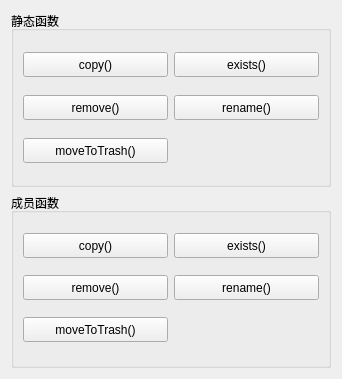
      <widget class="QWidget" name="pageFile">
       <property name="geometry">
        <rect>
         <x>0</x>
         <y>0</y>
         <width>342</width>
         <height>379</height>
        </rect>
       </property>
       <attribute name="icon">
        <iconset resource="res.qrc">
         <normaloff>:/images/images/804.bmp</normaloff>:/images/images/804.bmp</iconset>
       </attribute>
       <attribute name="label">
        <string>QFile类</string>
       </attribute>
       <layout class="QVBoxLayout" name="verticalLayout_8">
        <item>
         <widget class="QGroupBox" name="groupBox_10">
          <property name="title">
           <string>静态函数</string>
          </property>
          <layout class="QGridLayout" name="gridLayout_7">
           <item row="0" column="0">
            <widget class="QPushButton" name="pushButton_48">
             <property name="minimumSize">
              <size>
               <width>0</width>
               <height>25</height>
              </size>
             </property>
             <property name="toolTip">
              <string>Copies the file fileName to newName.</string>
             </property>
             <property name="text">
              <string>copy()</string>
             </property>
            </widget>
           </item>
           <item row="1" column="0">
            <widget class="QPushButton" name="pushButton_49">
             <property name="minimumSize">
              <size>
               <width>0</width>
               <height>25</height>
              </size>
             </property>
             <property name="toolTip">
              <string>Removes the file specified by the fileName given.</string>
             </property>
             <property name="text">
              <string>remove()</string>
             </property>
            </widget>
           </item>
           <item row="1" column="1">
            <widget class="QPushButton" name="pushButton_50">
             <property name="minimumSize">
              <size>
               <width>0</width>
               <height>25</height>
              </size>
             </property>
             <property name="toolTip">
              <string>Renames the file oldName to newName. </string>
             </property>
             <property name="text">
              <string>rename()</string>
             </property>
            </widget>
           </item>
           <item row="0" column="1">
            <widget class="QPushButton" name="pushButton_51">
             <property name="minimumSize">
              <size>
               <width>0</width>
               <height>25</height>
              </size>
             </property>
             <property name="toolTip">
              <string>Returns true if the file specified by fileName exists; otherwise returns false.</string>
             </property>
             <property name="text">
              <string>exists()</string>
             </property>
            </widget>
           </item>
           <item row="2" column="0">
            <widget class="QPushButton" name="pushButton_63">
             <property name="minimumSize">
              <size>
               <width>0</width>
               <height>25</height>
              </size>
             </property>
             <property name="toolTip">
              <string>Moves a specific file to the trash</string>
             </property>
             <property name="text">
              <string>moveToTrash()</string>
             </property>
            </widget>
           </item>
          </layout>
         </widget>
        </item>
        <item>
         <widget class="QGroupBox" name="groupBox_9">
          <property name="title">
           <string>成员函数</string>
          </property>
          <layout class="QGridLayout" name="gridLayout_5">
           <item row="0" column="0">
            <widget class="QPushButton" name="pushButton_53">
             <property name="minimumSize">
              <size>
               <width>0</width>
               <height>25</height>
              </size>
             </property>
             <property name="toolTip">
              <string>Copies the file currently specified by fileName() to a file called newName</string>
             </property>
             <property name="text">
              <string>copy()</string>
             </property>
            </widget>
           </item>
           <item row="2" column="1">
            <widget class="QPushButton" name="pushButton_56">
             <property name="minimumSize">
              <size>
               <width>0</width>
               <height>25</height>
              </size>
             </property>
             <property name="toolTip">
              <string>Renames the file currently specified by fileName() to newName. Returns true if successful; otherwise returns false.</string>
             </property>
             <property name="text">
              <string>rename()</string>
             </property>
            </widget>
           </item>
           <item row="2" column="0">
            <widget class="QPushButton" name="pushButton_55">
             <property name="minimumSize">
              <size>
               <width>0</width>
               <height>25</height>
              </size>
             </property>
             <property name="toolTip">
              <string>Removes the file specified by fileName(). Returns true if successful; otherwise returns false.</string>
             </property>
             <property name="text">
              <string>remove()</string>
             </property>
            </widget>
           </item>
           <item row="0" column="1">
            <widget class="QPushButton" name="pushButton_54">
             <property name="minimumSize">
              <size>
               <width>0</width>
               <height>25</height>
              </size>
             </property>
             <property name="toolTip">
              <string>Returns true if the file specified by fileName() exists; otherwise returns false.</string>
             </property>
             <property name="text">
              <string>exists()</string>
             </property>
            </widget>
           </item>
           <item row="3" column="0">
            <widget class="QPushButton" name="pushButton_64">
             <property name="minimumSize">
              <size>
               <width>0</width>
               <height>25</height>
              </size>
             </property>
             <property name="toolTip">
              <string>Moves the file specified by fileName() to the trash</string>
             </property>
             <property name="text">
              <string>moveToTrash()</string>
             </property>
            </widget>
           </item>
          </layout>
         </widget>
        </item>
       </layout>
      </widget>
